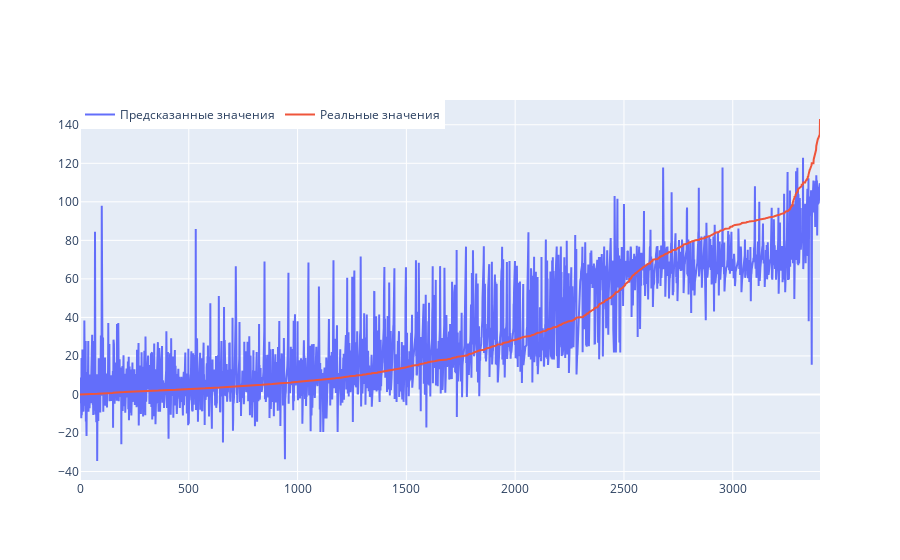

The code cell stored with this chart in its notebook:
### Code cell
graf(y_test, y_pred)

### Figure 1 — Plotly figure (JSON) as saved in the notebook; plotly's stock layout.template omitted (floating-point values rounded to 4 significant figures; data arrays with more than 128 entries replaced by an {"elided": "..."} marker saying what was removed)
{"data": [{"marker": {"size": 8}, "name": "Предсказанные значения", "type": "scatter", "x": {"elided": "3402 int values"}, "y": {"elided": "3402 float values"}}, {"marker": {"size": 8}, "name": "Реальные значения", "type": "scatter", "x": {"elided": "3402 int values"}, "y": {"elided": "3402 float values"}}], "layout": {"legend": {"orientation": "h", "traceorder": "normal", "x": 0, "y": 1}}}
